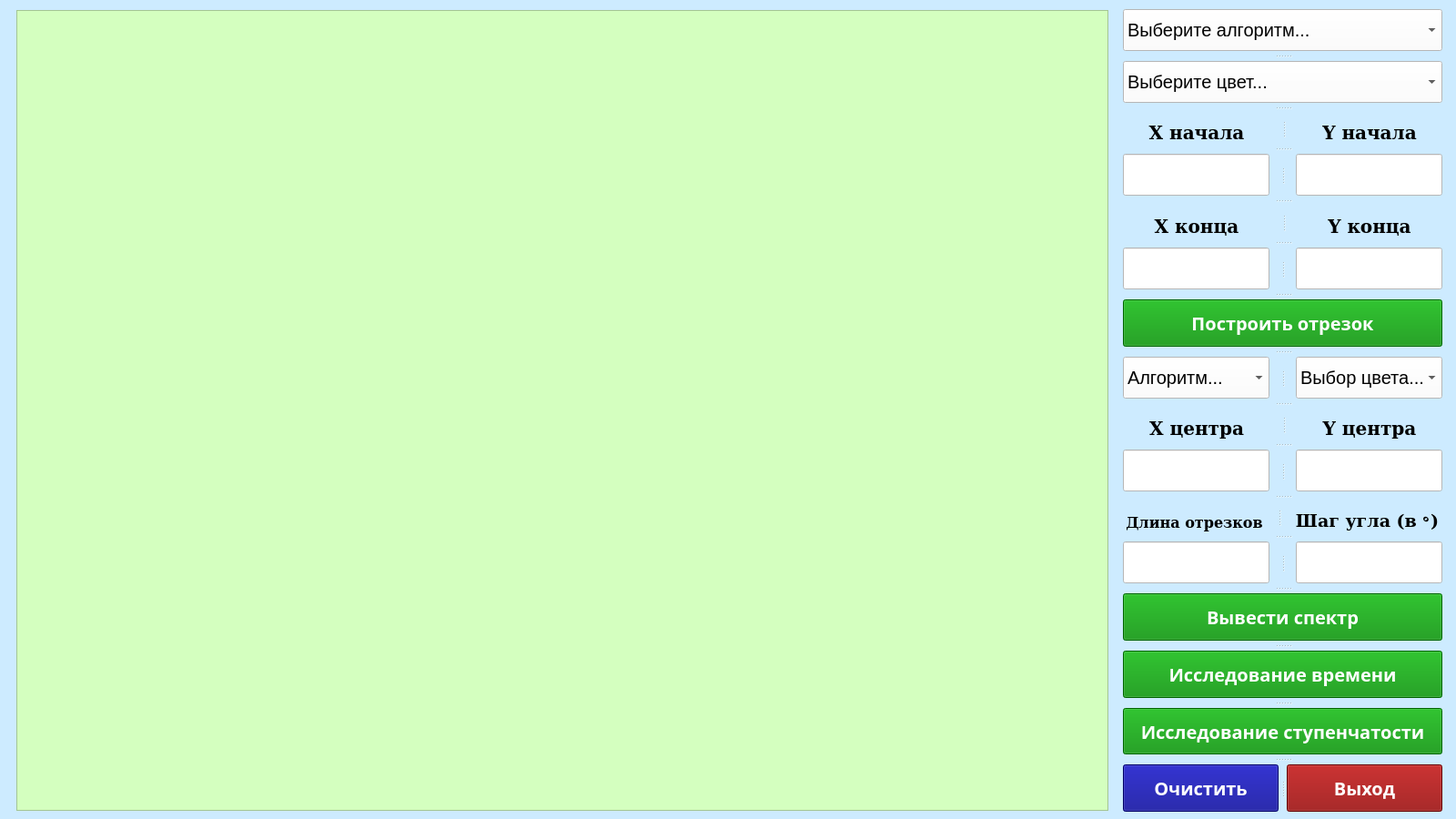
<?xml version="1.0" encoding="UTF-8"?>
<ui version="4.0">
 <class>MainWindow</class>
 <widget class="QMainWindow" name="MainWindow">
  <property name="geometry">
   <rect>
    <x>0</x>
    <y>0</y>
    <width>1600</width>
    <height>900</height>
   </rect>
  </property>
  <property name="windowTitle">
   <string>Построение отрезков</string>
  </property>
  <property name="styleSheet">
   <string notr="true">background-color: rgb(205, 235, 255);</string>
  </property>
  <widget class="QWidget" name="centralwidget">
   <property name="minimumSize">
    <size>
     <width>1600</width>
     <height>900</height>
    </size>
   </property>
   <widget class="QWidget" name="">
    <property name="geometry">
     <rect>
      <x>11</x>
      <y>10</y>
      <width>1581</width>
      <height>882</height>
     </rect>
    </property>
    <layout class="QGridLayout" name="gridLayout">
     <property name="horizontalSpacing">
      <number>9</number>
     </property>
     <item row="0" column="0">
      <widget class="QGraphicsView" name="canvas">
       <property name="minimumSize">
        <size>
         <width>1200</width>
         <height>880</height>
        </size>
       </property>
       <property name="maximumSize">
        <size>
         <width>1200</width>
         <height>880</height>
        </size>
       </property>
       <property name="styleSheet">
        <string notr="true">background-color: rgb(212, 255, 191);</string>
       </property>
      </widget>
     </item>
     <item row="0" column="1">
      <widget class="QSplitter" name="splitter_11">
       <property name="minimumSize">
        <size>
         <width>351</width>
         <height>880</height>
        </size>
       </property>
       <property name="maximumSize">
        <size>
         <width>351</width>
         <height>16777215</height>
        </size>
       </property>
       <property name="orientation">
        <enum>Qt::Vertical</enum>
       </property>
       <property name="handleWidth">
        <number>11</number>
       </property>
       <widget class="QComboBox" name="line_alg">
        <property name="minimumSize">
         <size>
          <width>351</width>
          <height>0</height>
         </size>
        </property>
        <property name="maximumSize">
         <size>
          <width>351</width>
          <height>16777215</height>
         </size>
        </property>
        <property name="font">
         <font>
          <pointsize>15</pointsize>
         </font>
        </property>
        <property name="styleSheet">
         <string notr="true">background-color: rgb(255, 255, 255);
selection-color: rgb(0, 0, 0);</string>
        </property>
        <property name="currentText">
         <string>Выберите алгоритм...</string>
        </property>
        <item>
         <property name="text">
          <string>Выберите алгоритм...</string>
         </property>
        </item>
        <item>
         <property name="text">
          <string>Библиотечный алгоритм</string>
         </property>
        </item>
        <item>
         <property name="text">
          <string>ЦДА</string>
         </property>
        </item>
        <item>
         <property name="text">
          <string>Алгоритм Брезенхема</string>
         </property>
        </item>
        <item>
         <property name="text">
          <string>Брезенхем целочисленный</string>
         </property>
        </item>
        <item>
         <property name="text">
          <string>Брезенхем с устранением</string>
         </property>
        </item>
        <item>
         <property name="text">
          <string>Алгоритм Ву</string>
         </property>
        </item>
       </widget>
       <widget class="QComboBox" name="line_color">
        <property name="minimumSize">
         <size>
          <width>351</width>
          <height>0</height>
         </size>
        </property>
        <property name="maximumSize">
         <size>
          <width>351</width>
          <height>16777215</height>
         </size>
        </property>
        <property name="font">
         <font>
          <pointsize>15</pointsize>
         </font>
        </property>
        <property name="styleSheet">
         <string notr="true">background-color: rgb(255, 255, 255);
selection-color: rgb(0, 0, 0);</string>
        </property>
        <property name="currentText">
         <string>Выберите цвет...</string>
        </property>
        <item>
         <property name="text">
          <string>Выберите цвет...</string>
         </property>
        </item>
        <item>
         <property name="text">
          <string>Красный</string>
         </property>
        </item>
        <item>
         <property name="text">
          <string>Синий</string>
         </property>
        </item>
        <item>
         <property name="text">
          <string>Черный</string>
         </property>
        </item>
        <item>
         <property name="text">
          <string>Розовый</string>
         </property>
        </item>
        <item>
         <property name="text">
          <string>Оранжевый</string>
         </property>
        </item>
       </widget>
       <widget class="QSplitter" name="splitter_6">
        <property name="minimumSize">
         <size>
          <width>351</width>
          <height>0</height>
         </size>
        </property>
        <property name="maximumSize">
         <size>
          <width>16777215</width>
          <height>16777215</height>
         </size>
        </property>
        <property name="orientation">
         <enum>Qt::Horizontal</enum>
        </property>
        <property name="handleWidth">
         <number>29</number>
        </property>
        <widget class="QLabel" name="label_sx">
         <property name="font">
          <font>
           <family>DejaVu Serif</family>
           <pointsize>15</pointsize>
           <weight>75</weight>
           <bold>true</bold>
          </font>
         </property>
         <property name="text">
          <string>Х начала</string>
         </property>
         <property name="alignment">
          <set>Qt::AlignBottom|Qt::AlignHCenter</set>
         </property>
        </widget>
        <widget class="QLabel" name="label_sy">
         <property name="font">
          <font>
           <family>DejaVu Serif</family>
           <pointsize>15</pointsize>
           <weight>75</weight>
           <bold>true</bold>
          </font>
         </property>
         <property name="text">
          <string>Y начала</string>
         </property>
         <property name="alignment">
          <set>Qt::AlignBottom|Qt::AlignHCenter</set>
         </property>
        </widget>
       </widget>
       <widget class="QSplitter" name="splitter">
        <property name="minimumSize">
         <size>
          <width>351</width>
          <height>0</height>
         </size>
        </property>
        <property name="maximumSize">
         <size>
          <width>16777215</width>
          <height>16777215</height>
         </size>
        </property>
        <property name="orientation">
         <enum>Qt::Horizontal</enum>
        </property>
        <property name="handleWidth">
         <number>29</number>
        </property>
        <widget class="QLineEdit" name="entry_sx">
         <property name="font">
          <font>
           <pointsize>15</pointsize>
          </font>
         </property>
         <property name="styleSheet">
          <string notr="true">background-color: rgb(255, 255, 255);</string>
         </property>
        </widget>
        <widget class="QLineEdit" name="entry_sy">
         <property name="font">
          <font>
           <pointsize>15</pointsize>
          </font>
         </property>
         <property name="styleSheet">
          <string notr="true">background-color: rgb(255, 255, 255);</string>
         </property>
        </widget>
       </widget>
       <widget class="QSplitter" name="splitter_7">
        <property name="minimumSize">
         <size>
          <width>351</width>
          <height>0</height>
         </size>
        </property>
        <property name="maximumSize">
         <size>
          <width>16777215</width>
          <height>16777215</height>
         </size>
        </property>
        <property name="orientation">
         <enum>Qt::Horizontal</enum>
        </property>
        <property name="handleWidth">
         <number>29</number>
        </property>
        <widget class="QLabel" name="label_ex">
         <property name="font">
          <font>
           <family>DejaVu Serif</family>
           <pointsize>15</pointsize>
           <weight>75</weight>
           <bold>true</bold>
          </font>
         </property>
         <property name="text">
          <string>Х конца</string>
         </property>
         <property name="alignment">
          <set>Qt::AlignBottom|Qt::AlignHCenter</set>
         </property>
        </widget>
        <widget class="QLabel" name="label_ey">
         <property name="font">
          <font>
           <family>DejaVu Serif</family>
           <pointsize>15</pointsize>
           <weight>75</weight>
           <bold>true</bold>
          </font>
         </property>
         <property name="text">
          <string>Y конца</string>
         </property>
         <property name="alignment">
          <set>Qt::AlignBottom|Qt::AlignHCenter</set>
         </property>
        </widget>
       </widget>
       <widget class="QSplitter" name="splitter_2">
        <property name="minimumSize">
         <size>
          <width>351</width>
          <height>0</height>
         </size>
        </property>
        <property name="maximumSize">
         <size>
          <width>16777215</width>
          <height>16777215</height>
         </size>
        </property>
        <property name="orientation">
         <enum>Qt::Horizontal</enum>
        </property>
        <property name="handleWidth">
         <number>29</number>
        </property>
        <widget class="QLineEdit" name="entry_ex">
         <property name="font">
          <font>
           <pointsize>15</pointsize>
          </font>
         </property>
         <property name="styleSheet">
          <string notr="true">background-color: rgb(255, 255, 255);</string>
         </property>
        </widget>
        <widget class="QLineEdit" name="entry_ey">
         <property name="font">
          <font>
           <pointsize>15</pointsize>
          </font>
         </property>
         <property name="styleSheet">
          <string notr="true">background-color: rgb(255, 255, 255);</string>
         </property>
        </widget>
       </widget>
       <widget class="QPushButton" name="line_btn">
        <property name="minimumSize">
         <size>
          <width>351</width>
          <height>0</height>
         </size>
        </property>
        <property name="maximumSize">
         <size>
          <width>351</width>
          <height>16777215</height>
         </size>
        </property>
        <property name="font">
         <font>
          <family>KacstTitle</family>
          <pointsize>15</pointsize>
          <weight>75</weight>
          <bold>true</bold>
         </font>
        </property>
        <property name="styleSheet">
         <string notr="true">background-color: rgb(0, 140, 0);
color: rgb(255, 255, 255)</string>
        </property>
        <property name="text">
         <string>Построить отрезок</string>
        </property>
       </widget>
       <widget class="QSplitter" name="splitter_10">
        <property name="minimumSize">
         <size>
          <width>351</width>
          <height>0</height>
         </size>
        </property>
        <property name="maximumSize">
         <size>
          <width>16777215</width>
          <height>16777215</height>
         </size>
        </property>
        <property name="orientation">
         <enum>Qt::Horizontal</enum>
        </property>
        <property name="handleWidth">
         <number>29</number>
        </property>
        <widget class="QComboBox" name="spectre_alg">
         <property name="font">
          <font>
           <pointsize>15</pointsize>
          </font>
         </property>
         <property name="styleSheet">
          <string notr="true">background-color: rgb(255, 255, 255);
selection-color: rgb(0, 0, 0);</string>
         </property>
         <property name="currentText">
          <string>Алгоритм...</string>
         </property>
         <item>
          <property name="text">
           <string>Алгоритм...</string>
          </property>
         </item>
         <item>
          <property name="text">
           <string>ЦДА</string>
          </property>
         </item>
         <item>
          <property name="text">
           <string>Брезенхем</string>
          </property>
         </item>
         <item>
          <property name="text">
           <string>Брез. целочисленный</string>
          </property>
         </item>
         <item>
          <property name="text">
           <string>Брез. с устранением</string>
          </property>
         </item>
         <item>
          <property name="text">
           <string>Ву</string>
          </property>
         </item>
        </widget>
        <widget class="QComboBox" name="spectre_color">
         <property name="font">
          <font>
           <pointsize>15</pointsize>
          </font>
         </property>
         <property name="styleSheet">
          <string notr="true">background-color: rgb(255, 255, 255);
selection-color: rgb(0, 0, 0);</string>
         </property>
         <property name="currentText">
          <string>Выбор цвета...</string>
         </property>
         <item>
          <property name="text">
           <string>Выбор цвета...</string>
          </property>
         </item>
         <item>
          <property name="text">
           <string>Цвет фона</string>
          </property>
         </item>
         <item>
          <property name="text">
           <string>Красный</string>
          </property>
         </item>
         <item>
          <property name="text">
           <string>Синий</string>
          </property>
         </item>
         <item>
          <property name="text">
           <string>Черный</string>
          </property>
         </item>
         <item>
          <property name="text">
           <string>Розовый</string>
          </property>
         </item>
         <item>
          <property name="text">
           <string>Оранжевый</string>
          </property>
         </item>
        </widget>
       </widget>
       <widget class="QSplitter" name="splitter_8">
        <property name="minimumSize">
         <size>
          <width>351</width>
          <height>0</height>
         </size>
        </property>
        <property name="maximumSize">
         <size>
          <width>16777215</width>
          <height>16777215</height>
         </size>
        </property>
        <property name="orientation">
         <enum>Qt::Horizontal</enum>
        </property>
        <property name="handleWidth">
         <number>29</number>
        </property>
        <widget class="QLabel" name="label_cx">
         <property name="font">
          <font>
           <family>DejaVu Serif</family>
           <pointsize>15</pointsize>
           <weight>75</weight>
           <bold>true</bold>
          </font>
         </property>
         <property name="text">
          <string>Х центра</string>
         </property>
         <property name="alignment">
          <set>Qt::AlignBottom|Qt::AlignHCenter</set>
         </property>
        </widget>
        <widget class="QLabel" name="label_cy">
         <property name="font">
          <font>
           <family>DejaVu Serif</family>
           <pointsize>15</pointsize>
           <weight>75</weight>
           <bold>true</bold>
          </font>
         </property>
         <property name="text">
          <string>Y центра</string>
         </property>
         <property name="alignment">
          <set>Qt::AlignBottom|Qt::AlignHCenter</set>
         </property>
        </widget>
       </widget>
       <widget class="QSplitter" name="splitter_3">
        <property name="minimumSize">
         <size>
          <width>351</width>
          <height>0</height>
         </size>
        </property>
        <property name="maximumSize">
         <size>
          <width>16777215</width>
          <height>16777215</height>
         </size>
        </property>
        <property name="orientation">
         <enum>Qt::Horizontal</enum>
        </property>
        <property name="handleWidth">
         <number>29</number>
        </property>
        <widget class="QLineEdit" name="entry_cx">
         <property name="font">
          <font>
           <pointsize>15</pointsize>
          </font>
         </property>
         <property name="styleSheet">
          <string notr="true">background-color: rgb(255, 255, 255);</string>
         </property>
        </widget>
        <widget class="QLineEdit" name="entry_cy">
         <property name="font">
          <font>
           <pointsize>15</pointsize>
          </font>
         </property>
         <property name="styleSheet">
          <string notr="true">background-color: rgb(255, 255, 255);</string>
         </property>
        </widget>
       </widget>
       <widget class="QSplitter" name="splitter_9">
        <property name="minimumSize">
         <size>
          <width>351</width>
          <height>0</height>
         </size>
        </property>
        <property name="maximumSize">
         <size>
          <width>16777215</width>
          <height>16777215</height>
         </size>
        </property>
        <property name="orientation">
         <enum>Qt::Horizontal</enum>
        </property>
        <property name="handleWidth">
         <number>29</number>
        </property>
        <widget class="QLabel" name="label_len">
         <property name="font">
          <font>
           <family>DejaVu Serif</family>
           <pointsize>12</pointsize>
           <weight>75</weight>
           <bold>true</bold>
          </font>
         </property>
         <property name="text">
          <string>Длина отрезков</string>
         </property>
         <property name="alignment">
          <set>Qt::AlignBottom|Qt::AlignHCenter</set>
         </property>
        </widget>
        <widget class="QLabel" name="label_angle">
         <property name="font">
          <font>
           <family>DejaVu Serif</family>
           <pointsize>14</pointsize>
           <weight>75</weight>
           <bold>true</bold>
          </font>
         </property>
         <property name="text">
          <string>Шаг угла (в ॰)</string>
         </property>
         <property name="alignment">
          <set>Qt::AlignBottom|Qt::AlignHCenter</set>
         </property>
        </widget>
       </widget>
       <widget class="QSplitter" name="splitter_4">
        <property name="minimumSize">
         <size>
          <width>351</width>
          <height>0</height>
         </size>
        </property>
        <property name="maximumSize">
         <size>
          <width>16777215</width>
          <height>16777215</height>
         </size>
        </property>
        <property name="orientation">
         <enum>Qt::Horizontal</enum>
        </property>
        <property name="handleWidth">
         <number>29</number>
        </property>
        <widget class="QLineEdit" name="entry_len">
         <property name="font">
          <font>
           <pointsize>15</pointsize>
          </font>
         </property>
         <property name="styleSheet">
          <string notr="true">background-color: rgb(255, 255, 255);</string>
         </property>
        </widget>
        <widget class="QLineEdit" name="entry_angle">
         <property name="font">
          <font>
           <pointsize>15</pointsize>
          </font>
         </property>
         <property name="styleSheet">
          <string notr="true">background-color: rgb(255, 255, 255);</string>
         </property>
        </widget>
       </widget>
       <widget class="QPushButton" name="spectre_btn">
        <property name="minimumSize">
         <size>
          <width>351</width>
          <height>0</height>
         </size>
        </property>
        <property name="maximumSize">
         <size>
          <width>351</width>
          <height>16777215</height>
         </size>
        </property>
        <property name="font">
         <font>
          <family>KacstTitle</family>
          <pointsize>15</pointsize>
          <weight>75</weight>
          <bold>true</bold>
         </font>
        </property>
        <property name="styleSheet">
         <string notr="true">background-color: rgb(0, 140, 0);
color: rgb(255, 255, 255)</string>
        </property>
        <property name="text">
         <string>Вывести спектр</string>
        </property>
       </widget>
       <widget class="QPushButton" name="time_btn">
        <property name="minimumSize">
         <size>
          <width>351</width>
          <height>0</height>
         </size>
        </property>
        <property name="maximumSize">
         <size>
          <width>351</width>
          <height>16777215</height>
         </size>
        </property>
        <property name="font">
         <font>
          <family>KacstTitle</family>
          <pointsize>15</pointsize>
          <weight>75</weight>
          <bold>true</bold>
         </font>
        </property>
        <property name="styleSheet">
         <string notr="true">background-color: rgb(0, 140, 0);
color: rgb(255, 255, 255)</string>
        </property>
        <property name="text">
         <string>Исследование времени</string>
        </property>
       </widget>
       <widget class="QPushButton" name="step_btn">
        <property name="minimumSize">
         <size>
          <width>351</width>
          <height>0</height>
         </size>
        </property>
        <property name="maximumSize">
         <size>
          <width>351</width>
          <height>16777215</height>
         </size>
        </property>
        <property name="font">
         <font>
          <family>KacstTitle</family>
          <pointsize>15</pointsize>
          <weight>75</weight>
          <bold>true</bold>
         </font>
        </property>
        <property name="styleSheet">
         <string notr="true">background-color: rgb(0, 140, 0);
color: rgb(255, 255, 255)</string>
        </property>
        <property name="text">
         <string>Исследование ступенчатости</string>
        </property>
       </widget>
       <widget class="QSplitter" name="splitter_5">
        <property name="minimumSize">
         <size>
          <width>351</width>
          <height>0</height>
         </size>
        </property>
        <property name="maximumSize">
         <size>
          <width>16777215</width>
          <height>16777215</height>
         </size>
        </property>
        <property name="orientation">
         <enum>Qt::Horizontal</enum>
        </property>
        <property name="handleWidth">
         <number>9</number>
        </property>
        <widget class="QPushButton" name="clear_btn">
         <property name="maximumSize">
          <size>
           <width>171</width>
           <height>16777215</height>
          </size>
         </property>
         <property name="font">
          <font>
           <family>KacstTitle</family>
           <pointsize>15</pointsize>
           <weight>75</weight>
           <bold>true</bold>
          </font>
         </property>
         <property name="styleSheet">
          <string notr="true">background-color: rgb(0, 0, 140);
color: rgb(255, 255, 255)</string>
         </property>
         <property name="text">
          <string>Очистить</string>
         </property>
        </widget>
        <widget class="QPushButton" name="exit_btn">
         <property name="font">
          <font>
           <family>KacstTitle</family>
           <pointsize>15</pointsize>
           <weight>75</weight>
           <italic>false</italic>
           <bold>true</bold>
          </font>
         </property>
         <property name="styleSheet">
          <string notr="true">background-color: rgb(140, 0, 0);
color: rgb(255, 255, 255);</string>
         </property>
         <property name="text">
          <string>Выход</string>
         </property>
        </widget>
       </widget>
      </widget>
     </item>
    </layout>
   </widget>
  </widget>
 </widget>
 <resources/>
 <connections/>
</ui>
